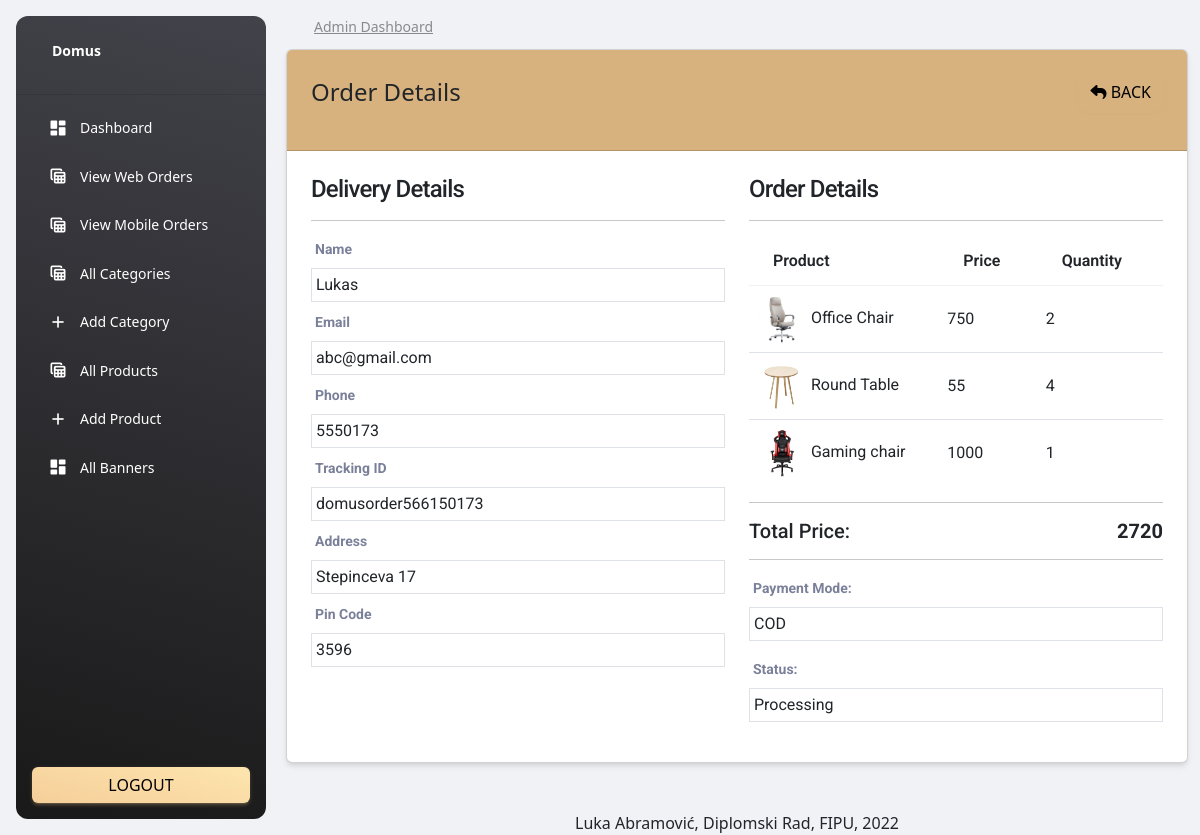
Page /admin/orderDetails.php?t=domusorder566150173 (signed in) on the committed database.
### tables this page shows
CREATE TABLE `orders` (
  `id` int(11) NOT NULL,
  `tracking_id` varchar(255) NOT NULL,
  `user_id` int(255) NOT NULL,
  `name` varchar(255) NOT NULL,
  `email` varchar(255) NOT NULL,
  `phone` varchar(255) NOT NULL,
  `address` mediumtext NOT NULL,
  `pin` int(255) NOT NULL,
  `total_price` int(255) NOT NULL,
  `payment_mode` varchar(255) NOT NULL,
  `payment_id` varchar(255) DEFAULT NULL,
  `status` tinyint(4) NOT NULL DEFAULT '0',
  `comments` varchar(255) DEFAULT NULL,
  `created_at` timestamp NOT NULL DEFAULT CURRENT_TIMESTAMP
);

CREATE TABLE `order_items` (
  `id` int(11) NOT NULL,
  `order_id` int(255) NOT NULL,
  `product_id` int(255) NOT NULL,
  `quantity` int(255) NOT NULL,
  `price` int(255) NOT NULL,
  `created_at` timestamp NOT NULL DEFAULT CURRENT_TIMESTAMP
);

CREATE TABLE `products` (
  `id` int(11) NOT NULL,
  `category_id` int(11) NOT NULL,
  `name` varchar(255) NOT NULL,
  `slug` varchar(255) NOT NULL,
  `small_description` mediumtext NOT NULL,
  `description` mediumtext NOT NULL,
  `original_price` int(11) NOT NULL,
  `selling_price` int(11) NOT NULL,
  `image` varchar(255) NOT NULL,
  `quantity` int(11) NOT NULL,
  `status` tinyint(4) NOT NULL,
  `trending` tinyint(4) NOT NULL,
  `created_at` timestamp NOT NULL DEFAULT CURRENT_TIMESTAMP
);

### web/functions/functions.php (called while the page is built, shortened)
<?php
include('../config/connection.php');
function checkTracking($trackingId){
    global $con;
    $query = "SELECT * FROM orders WHERE tracking_id='$trackingId' ";
    return mysqli_query($con, $query);
}
?>

### web/admin/orderDetails.php (the view, shortened to what this page needs)
<?php
include('../middleware/adminMiddle.php');
include('includes/header.php');
if (isset($_GET['t'])) {
    $tracking_id = $_GET['t'];
    $orderData = checkTracking($tracking_id);
?>
    <?php
} else {
    ?>
    <h4>Something went wrong</h4>
<?php
    die();
}
$data = mysqli_fetch_array($orderData);
?>
<div class="container">
<div class="row">
                <div class="col-md-12">
                    <div class="card">
                        <div class="card-header bg-domus">
                            <span class="fs-4">Order Details</span>
                            <a href="orders.php" class="btn btn-domus float-end"> <i class="fa fa-reply"></i> Back</a>
                        </div>
                        <div class="card-body">
                            <div class="row">
                                <div class="col-md-6">
                                    <h4>Delivery Details</h4>
                                    <hr>
                                    <div class="row">
                                        <div class="col-md-12 mb-2">
                                            <label class="fw-bold">Name</label>
                                            <div class="border p-1">
                                                <?= $data['name'] ?>
                                            </div>
                                        </div>
                                        <div class="col-md-12 mb-2">
                                            <label class="fw-bold">Email</label>
                                            <div class="border p-1">
                                                <?= $data['email'] ?>
                                            </div>
                                        </div>
                                        <div class="col-md-12 mb-2">
                                            <label class="fw-bold">Phone</label>
                                            <div class="border p-1">
                                                <?= $data['phone'] ?>
                                            </div>
                                        </div>
                                        <div class="col-md-12 mb-2">
                                            <label class="fw-bold">Tracking ID</label>
                                            <div class="border p-1">
                                                <?= $data['tracking_id'] ?>
                                            </div>
                                        </div>
                                        <div class="col-md-12 mb-2">
                                            <label class="fw-bold">Address</label>
                                            <div class="border p-1">
                                                <?= $data['address'] ?>
                                            </div>
                                        </div>
                                        <div class="col-md-12 mb-2">
                                            <label class="fw-bold">Pin Code</label>
                                            <div class="border p-1">
                                                <?= $data['pin'] ?>
                                            </div>
                                        </div>
                                    </div>
                                </div>
                                <div class="col-md-6">
                                    <h4>Order Details</h4>
                                    <hr>
                                    <table class="table">
                                        <thead>
                                            <tr>
                                                <th>Product</th>
                                                <th>Price</th>
                                                <th>Quantity</th>
                                            </tr>
                                        </thead>
                                        <tbody>
                                            <?php
                                                $order_query = "SELECT o.id as oid, o.tracking_id, o.user_id, oi.*, oi.quantity as oquantity, p.* FROM  orders o, order_items oi,
                                                    products p WHERE oi.order_id=o.id AND p.id=oi.product_id
                                                    AND o.tracking_id='$tracking_id' ";
                                                $order_query_run = mysqli_query($con, $order_query);
                                                if(mysqli_num_rows($order_query_run) > 0){
                                                    foreach($order_query_run as $item){
                                                        ?>
                                                            <tr>
                                                                <td class="align-middle">
                                                                    <img src="../uploads/<?= $item['image']; ?>" width="50px" height="50px" alt="<?= $item['name']; ?>">
                                                                    <?= $item['name']; ?>
                                                                </td>
                                                                <td class="align-middle">
                                                                    <?= $item['price']; ?>
                                                                </td>
                                                                <td class="align-middle">
                                                                    <?= $item['oquantity']; ?>
                                                                </td>
                                                            </tr>
                                                        <?php
                                                    }
                                                }
                                            ?>
                                        </tbody>
                                    </table>
                                    <hr>
                                    <h5>Total Price: <span class="float-end fw-bold"><?= $data['total_price']; ?></span></h5>
                                    <hr>
                                    <label class="fw-bold">Payment Mode:</label>
                                    <div class="border p-1 mb-3">
                                        <?= $data['payment_mode']; ?>
                                    </div>
                                    <label class="fw-bold">Status:</label>
                                    <div class="border p-1 mb-3">
                                        <?php
                                            if($data['status'] == 0){
                                                echo "Processing";
                                            }
                                        ?>
                                    </div>
                                </div>
                            </div>
                        </div>
                    </div>
                </div>
            </div>
</div>
<?php include('includes/footer.php') ?>

### rows in the picture
orders: name "Lukas", email "abc@gmail.com", phone "5550173", tracking "domusorder566150173", address "Stepinceva 17", pin "3596", total_price "2720", payment_mode "COD"
order_items: product.image (picture), product.name "Office Chair", price "750", quantity "2"
order_items: product.image (picture), product.name "Round Table", price "55", quantity "4"
order_items: product.image (picture), product.name "Gaming chair", price "1000", quantity "1"
